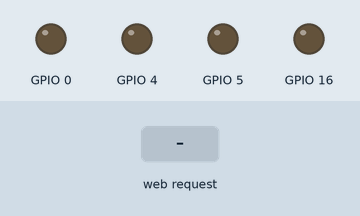
A sketch run on a simulated ESP8266 (NodeMCU). On the bench: output pins drawn as LEDs (lit = HIGH). Inputs (shaded band) come from the test bench. WiFi joins after 1.5 s; servers stay silent unless stated; what the sketch prints to the serial monitor is not drawn.

Above: at 2.7 s.
2.8 s: HTTP request GET /light1on received
At 3.3 s:
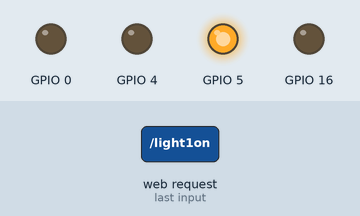
4.3 s: HTTP request GET /light2on received
At 5.5 s:
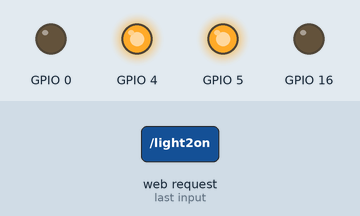
5.8 s: HTTP request GET /light1off received
At 6.8 s:
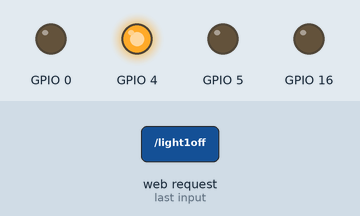
7.3 s: HTTP request GET /light3on received
At 8.0 s:
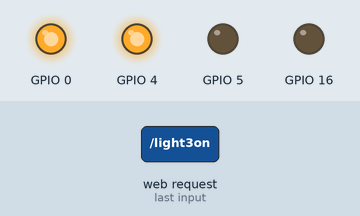
8.8 s: HTTP request GET /light2off received
At 9.1 s:
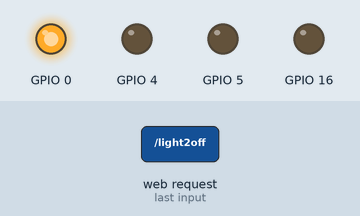
10.3 s: HTTP request GET /light4on received
At 11.4 s:
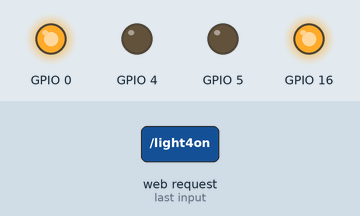
Timing chart, 0 to 12.8 s (numbered marks = the images above; inputs shaded):
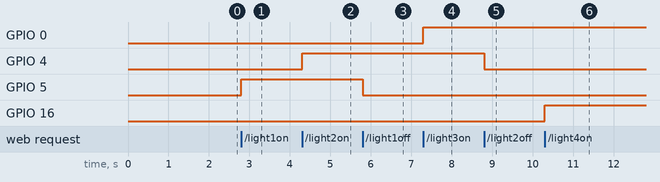

Measured:
- after the input at 2.8 s, GPIO 5: LOW → HIGH at once
- after the input at 4.3 s, GPIO 4: LOW → HIGH at once
- after the input at 5.8 s, GPIO 5: HIGH → LOW at once
- after the input at 7.3 s, GPIO 0: LOW → HIGH at once
- after the input at 8.8 s, GPIO 4: HIGH → LOW at once
- after the input at 10.3 s, GPIO 16: LOW → HIGH at once

The sketch:

LED_WebServer.ino
```cpp
#include<ESP8266WiFi.h>

const char* ssid = "anthanh";
const char* password = "25041999";
WiFiServer server(80);

void setup()
{
  Serial.begin(115200);
  delay(10);
  pinMode(5, OUTPUT);
  pinMode(4, OUTPUT);
  pinMode(0, OUTPUT);
  pinMode(16, OUTPUT);
  digitalWrite(16, 0);
  digitalWrite(5, 0);
  digitalWrite(4, 0);
  digitalWrite(0, 0);
  // Connect to WiFi network
  Serial.println();
  Serial.println();
  Serial.print("Connectting to");
  Serial.println(ssid);

  WiFi.begin(ssid,password);
  while(WiFi.status() != WL_CONNECTED)
  {
    delay(500);
    Serial.print(".");
  }
  Serial.println("");
  Serial.println("WiFi connected");
  //START the server
  server.begin();
  Serial.println("Server started");
  //Print the IP address
  Serial.print("Use the URL to connect: ");
  Serial.print("http://");
  Serial.print(WiFi.localIP());
  Serial.print("/");
}

void loop()
{
  //Check if a client has connected
  WiFiClient client = server.available();
  if(!client)
  {
    return;
  }
  // Wait until the client sends some data
  Serial.println("new client");
  while(!client.available())
  {
    delay(1);
  }
  // Read the first line of the request
  String request = client.readStringUntil('\r');
  Serial.println(request);
  client.flush();

  //Match the request
  if(request.indexOf("/light1on") > 0)
  {
    digitalWrite(5, 1);
  }
  if(request.indexOf("/light1off") > 0)
  {
    digitalWrite(5, 0);
  }
  //
    if(request.indexOf("/light2on") > 0)
  {
    digitalWrite(4, 1);
  }
  if(request.indexOf("/light2off") > 0)
  {
    digitalWrite(4, 0);
  }
  //
    if(request.indexOf("/light3on") > 0)
  {
    digitalWrite(0, 1);
  }
  if(request.indexOf("/light3off") > 0)
  {
    digitalWrite(0, 0);
  }
  //
    if(request.indexOf("/light4on") > 0)
  {
    digitalWrite(16, 1);
  }
  if(request.indexOf("/light4off") > 0)
  {
    digitalWrite(16, 0);
  }

  //Set ledPin according tho request
  //ditalWrite(ledPin,vaule);

  //Return the response
  client.println("HTTP/1.1 200 OK");
  client.println("Content-Type: text/html");
  client.println(""); // do not forhet this one
  client.println("<!DOCTYPE HTML>");
  client.println("<html>");
  client.println("<head>");
  client.println("<meta name='apple-mobile-web-app-capable' content='yes'/>");
  client.println("<meta name='apple-mobile-web-app-status-bar-style' content='black-translucent'/>");
  client.println("</head>");
  client.println("<body bgcolor = \"#f7e6ec\">");
  client.println("<hr/><hr>");
  client.println("<h4><center> CONTROL ELECTRONICS FOR ESP8266 </center></h4>");
  client.println("<hr/><hr>");
  client.println("<br><br>");
  client.println("<br><hr>");
  client.println("<center>");
  client.println("Devive 1");
  client.println("<a href=\"/light1on\"\"><button>Turn On</button></a>");
  client.println("<a href=\"/light1off\"\"><button>Turn Off</button></a><br />");
  client.println("</center>");
  client.println("<br><br>");
  client.println("<center>");
  //
  client.println("Devive 2");
  client.println("<a href=\"/light2on\"\"><button>Turn On</button></a>");
  client.println("<a href=\"/light2off\"\"><button>Turn Off</button></a><br />");
  client.println("</center>");
  client.println("<br><br>");
  client.println("<center>");
  //
  client.println("Devive 3");
  client.println("<a href=\"/light3on\"\"><button>Turn On</button></a>");
  client.println("<a href=\"/light3off\"\"><button>Turn Off</button></a><br />");
  client.println("</center>");
  client.println("<br><br>");
  client.println("<center>");
  //
   client.println("Devive 4");
  client.println("<a href=\"/light4on\"\"><button>Turn On</button></a>");
  client.println("<a href=\"/light4off\"\"><button>Turn Off</button></a><br />");
  client.println("</center>");
  client.println("<br><br>");
  client.println("<center>");
  //
  client.println("<table border=\"5\">");
  client.println("<tr>");
  //
  if(digitalRead(5))
  {
    client.print("<td>Light 1 is ON</td>");
  }
  else
  {
    client.print("<td>Light 1 is OFF</td>");
  }
  client.println("<br />");
  //
  if(digitalRead(4))
  {
    client.print("<td>Light 2 is ON</td>");
  }
  else
  {
    client.print("<td>Light 2 is OFF</td>");
  }
  client.println("</tr>");
  client.println("<tr>");
  //
  if(digitalRead(0))
  {
    client.print("<td>Light 3 is ON</td>");
  }
  else
  {
    client.print("<td>Light 3 is OFF</td>");
  }
  //
  if(digitalRead(16))
  {
    client.print("<td>Light 4 is ON</td>");
  }
  else
  {
    client.print("<td>Light 4 is OFF</td>");
  }
  client.println("</tr>");
  client.println("</table>");
  client.println("</center>");
  client.println("</html>");
  delay(1);
  Serial.println("Client disconnected");
  Serial.println("");

}
```
